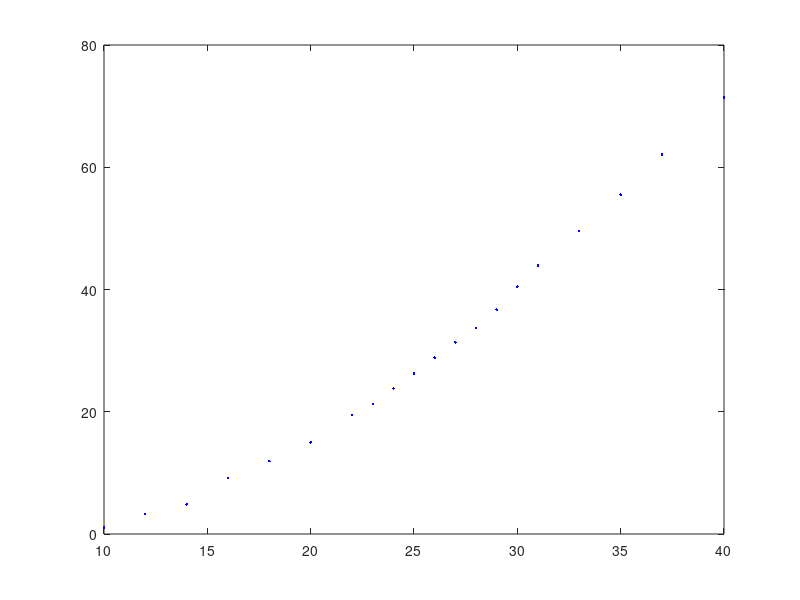

Write MATLAB code to recreate this figure.
clear all
close all


R0=70e-3;
I=[10 12 14 16 18 20 22 23 24 25 26 27 28 29 30 31 33 35 37 40];
V=[.703 .851 .999 1.161 1.32 1.484 1.66 1.747 1.84 1.934 2.03 2.127 2.224 2.328 2.440 2.551 2.768 2.994 3.233 3.6];

R=V./I;
T=(R/R0-1)/.004;

plot(I,T,'.b')